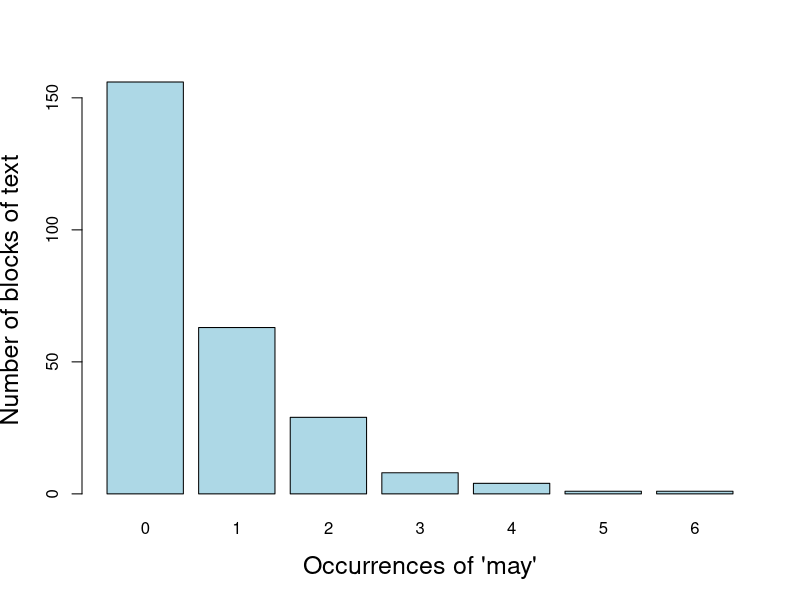

Generate this figure with R:
setwd("//media//kswada//MyFiles//R//federalist")

packages <- c("dplyr", "vcd", "MASS")
purrr::walk(packages, library, character.only = TRUE, warn.conflicts = FALSE)



# ------------------------------------------------------------------------------
# data:  Federalist Papers
# ------------------------------------------------------------------------------

data("Federalist", package = "vcd")


data <- Federalist


data

sum(data)





# ------------------------------------------------------------------------------
# data exploration
# ------------------------------------------------------------------------------

k = names(data)

par(mfrow=c(1,1))


b <- barplot(data, names.arg = k, xlab = "Occurrences of 'may'", ylab = "Number of blocks of text", col = "lightblue", cex.lab = 1.5)
